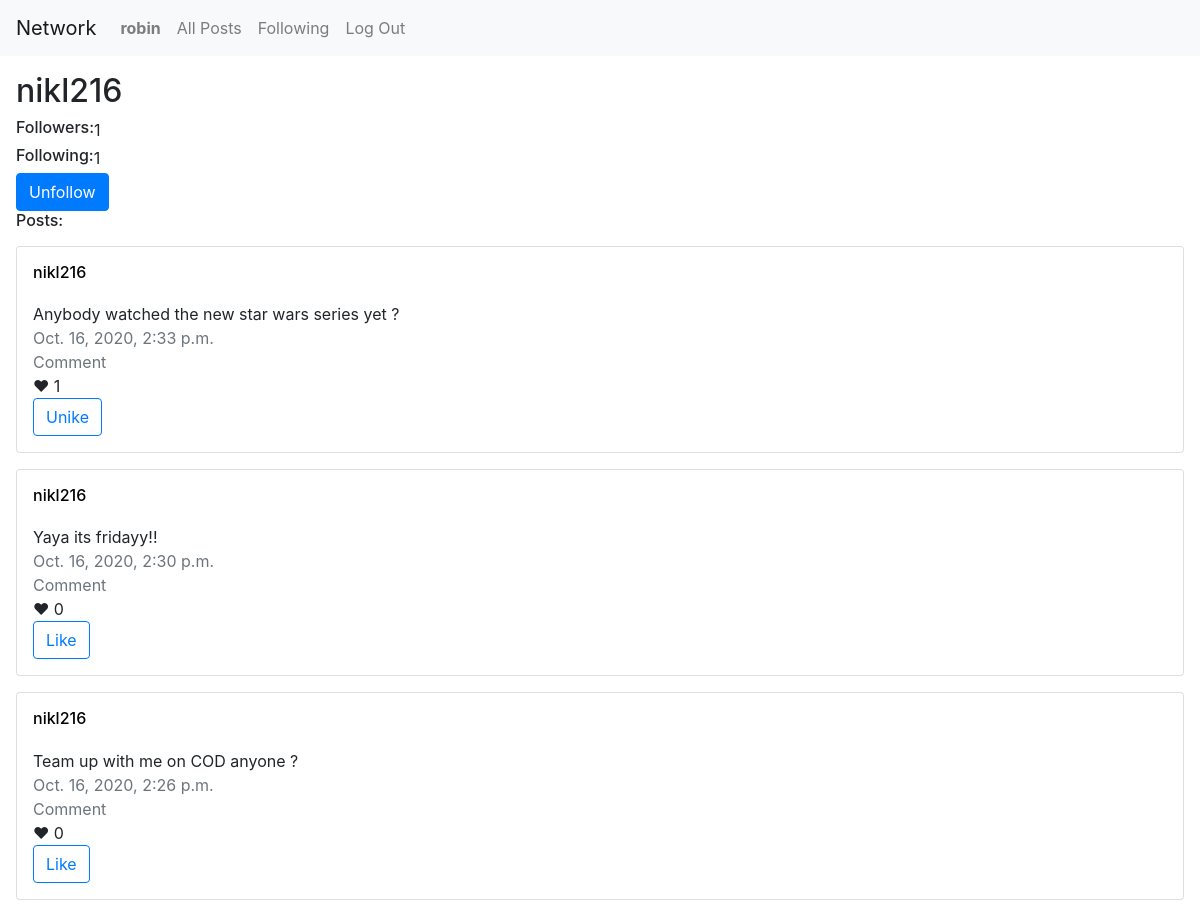
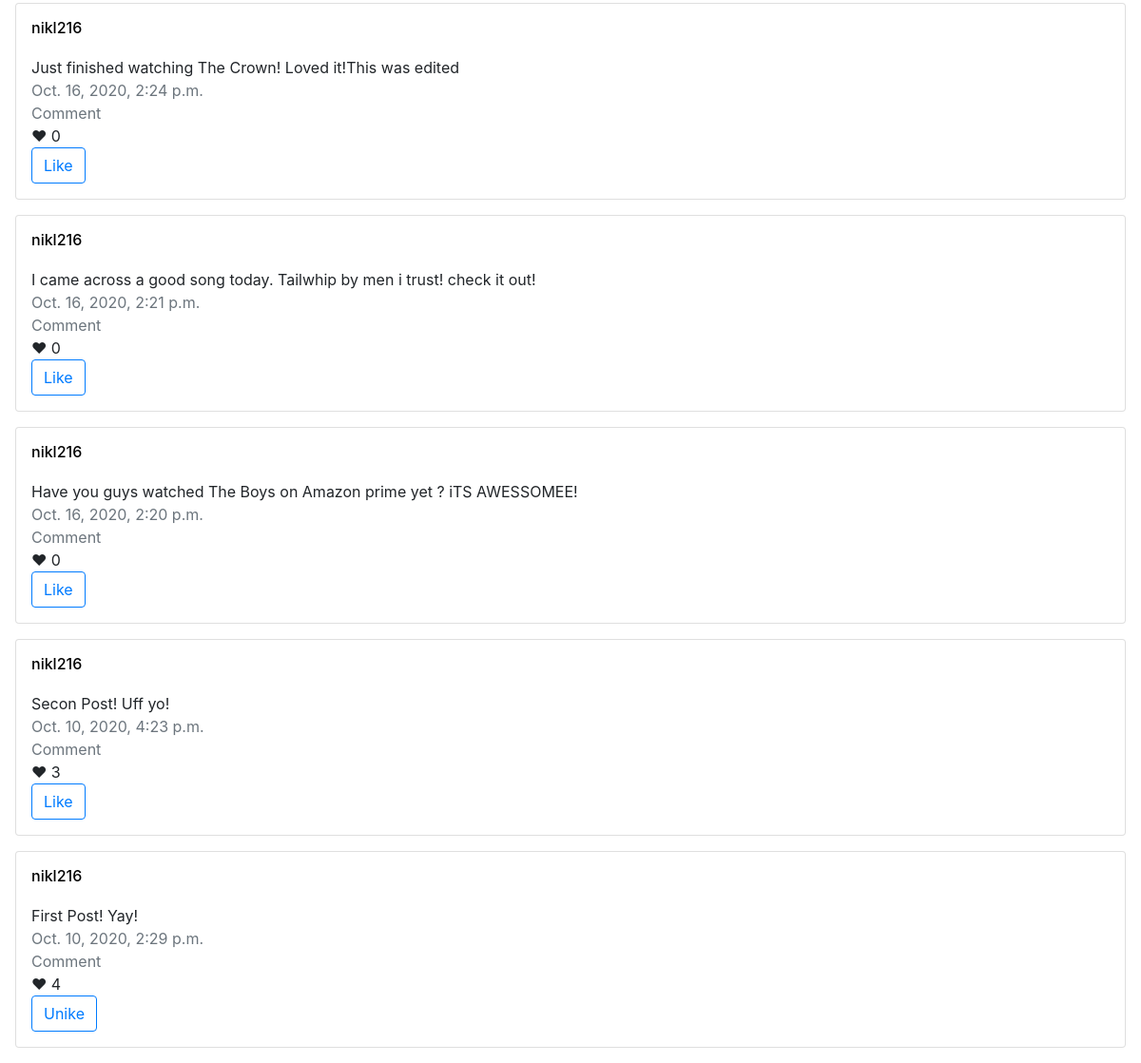
/profile/1 (signed in), run on the app's committed database (2 pictures, top to bottom).
### network/models.py (models this page shows, shortened)
class User(AbstractUser):
    pass

class Post(models.Model):
    created_by = models.ForeignKey("User", on_delete=models.CASCADE, related_name="posts")
    body = models.TextField()
    timestamp = models.DateTimeField(auto_now_add=True)
    likes = models.IntegerField(default=0)
    liked_users = models.ManyToManyField(User)

### network/views.py (the view, shortened to what this page needs)
# urls.py: path("profile/<str:user_id>", views.profile, name="profile"),
def profile(request,user_id):
    if request.method == "GET":
        user_profile = User.objects.get(id=user_id)
        followers=user_profile.followers.all().count()
        following=user_profile.following.all().count()
        is_following=True
        try:
            UserFollowing.objects.get(user_id=request.user,following_user_id=user_profile)
        except UserFollowing.DoesNotExist:
            is_following=False
        if user_profile==request.user:
            is_user = True
        else:
            is_user = False
        posts = Post.objects.filter(created_by=user_profile).order_by("-timestamp").all()
        return render(request, "network/profile.html",{
            "user_profile": user_profile,
            "followers": followers,
            "following": following,
            "posts": posts,
            "is_user":is_user,
            "is_following":is_following
        })

### network/templates/network/profile.html (shortened to what this page needs)
{% extends "network/layout.html" %} {% block body %}
<h2>{{user_profile.username}}</h2>
<div class="row m-0">
  <h6>Followers:</h6>
  {{followers}}
</div>
<div class="row m-0">
  <h6>Following:</h6>
  {{following}}
</div>
{% if is_user is False %}
<form action="{% url 'profile' user_profile.pk %}" method="post">
   {% if is_following is False %}
  <div class="row m-0">
    <button name="follow" type="submit" class="btn btn-primary">Follow</button>
  </div>
  {% else %}
  <div class="row m-0">
    <button name="unfollow" type="submit" class="btn btn-primary">
      Unfollow
    </button>
  </div>
  {% endif %}
</form>
{% endif %}
<h6>Posts:</h6>
{% for post in posts %}
<div class="card p-3 mt-3">
  <div class="card-title">
    <a href="{% url 'profile' post.created_by.pk %}"
      ><h6>{{post.created_by.username}}</h6></a
    >
  </div>
  <div class="card-body p-0">
    <div>{{post.body}}</div>
    <div class="text-secondary">{{post.timestamp}}</div>
    <div class="text-secondary">Comment</div>
    <div>&#10084; <span class="_{{post.pk}}">{{post.likes}}</span></div>
    {% if user in post.liked_users.all %}
    <div class="unlike{{post.pk}}"><button type="button" class="btn btn-outline-primary" id="unlike"  value="{{post.pk}}">Unike</button></div>
    {% else %}
    <div class="like{{post.pk}}"><button type="button" class="btn btn-outline-primary" id="like" value="{{post.pk}}">Like</button></div>
    {% endif %}
  </div>
</div>
{% endfor %} {% endblock %}

### network/templates/network/layout.html (shortened to what this page needs)
{% load static %}
<!DOCTYPE html>
<html lang="en">
    <head>
        <link rel="stylesheet" href="https://stackpath.bootstrapcdn.com/bootstrap/4.4.1/css/bootstrap.min.css">
        <link href="{% static 'network/styles.css' %}" rel="stylesheet">
        {% load static %}
    </head>
    <body>
        <nav class="navbar navbar-expand-lg navbar-light bg-light">
            <a class="navbar-brand" href="#">Network</a>
            <div>
              <ul class="navbar-nav mr-auto">
                {% if user.is_authenticated %}
                    <li class="nav-item">
                        <a class="nav-link" href="{% url 'profile' user.pk %}"><strong>{{ user.username }}</strong></a>
                    </li>
                {% endif %}
                <li class="nav-item">
                  <a class="nav-link" href="{% url 'index' %}">All Posts</a>
                </li>
                {% if user.is_authenticated %}
                    <li class="nav-item">
                        <a class="nav-link" href="{% url 'following' %}">Following</a>
                    </li>
                    <li class="nav-item">
                        <a class="nav-link" href="{% url 'logout' %}">Log Out</a>
                    </li>
                {% endif %}
              </ul>
            </div>
          </nav>
        <div class="body m-3">
            {% block body %}
            {% endblock %}
        </div>
    </body>
</html>

### network/static/network/styles.css (style rules this page uses)
a { color: black; }

### data on the page
User: username "robin"
User: username "nikl216"
Post: created_by.username "nikl216", body "Anybody watched the new star wars series yet ?", timestamp "Oct. 16, 2020, 2:33 p.m.", likes "1", {{ post.pk }} 13 (drawn)
Post: created_by.username "nikl216", body "Yaya its fridayy!!", timestamp "Oct. 16, 2020, 2:30 p.m.", likes "0", {{ post.pk }} 12 (drawn)
Post: created_by.username "nikl216", body "Team up with me on COD anyone ?", timestamp "Oct. 16, 2020, 2:26 p.m.", likes "0", {{ post.pk }} 11 (drawn)
Post: created_by.username "nikl216", body "Just finished watching The Crown! Loved it!This was edited", timestamp "Oct. 16, 2020, 2:24 p.m.", likes "0", {{ post.pk }} 10 (drawn)
Post: created_by.username "nikl216", body "I came across a good song today. Tailwhip by men i trust! check it out!", timestamp "Oct. 16, 2020, 2:21 p.m.", likes "0", {{ post.pk }} 6 (drawn)
Post: created_by.username "nikl216", body "Have you guys watched The Boys on Amazon prime yet ? iTS AWESSOMEE!", timestamp "Oct. 16, 2020, 2:20 p.m.", likes "0", {{ post.pk }} 5 (drawn)
Post: created_by.username "nikl216", body "Secon Post! Uff yo!", timestamp "Oct. 10, 2020, 4:23 p.m.", likes "3", {{ post.pk }} 2 (drawn)
Post: created_by.username "nikl216", body "First Post! Yay!", timestamp "Oct. 10, 2020, 2:29 p.m.", likes "4", {{ post.pk }} 1 (drawn)

### other printed values
{{ followers }} "1"
{{ following }} "1"
